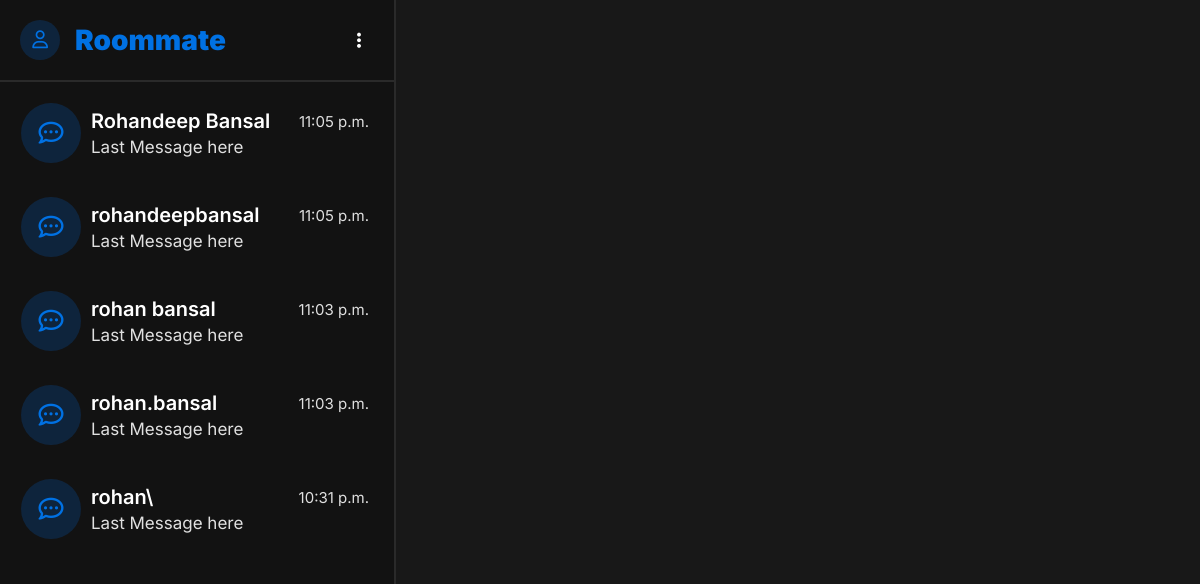
The app's page / (signed in), older data.
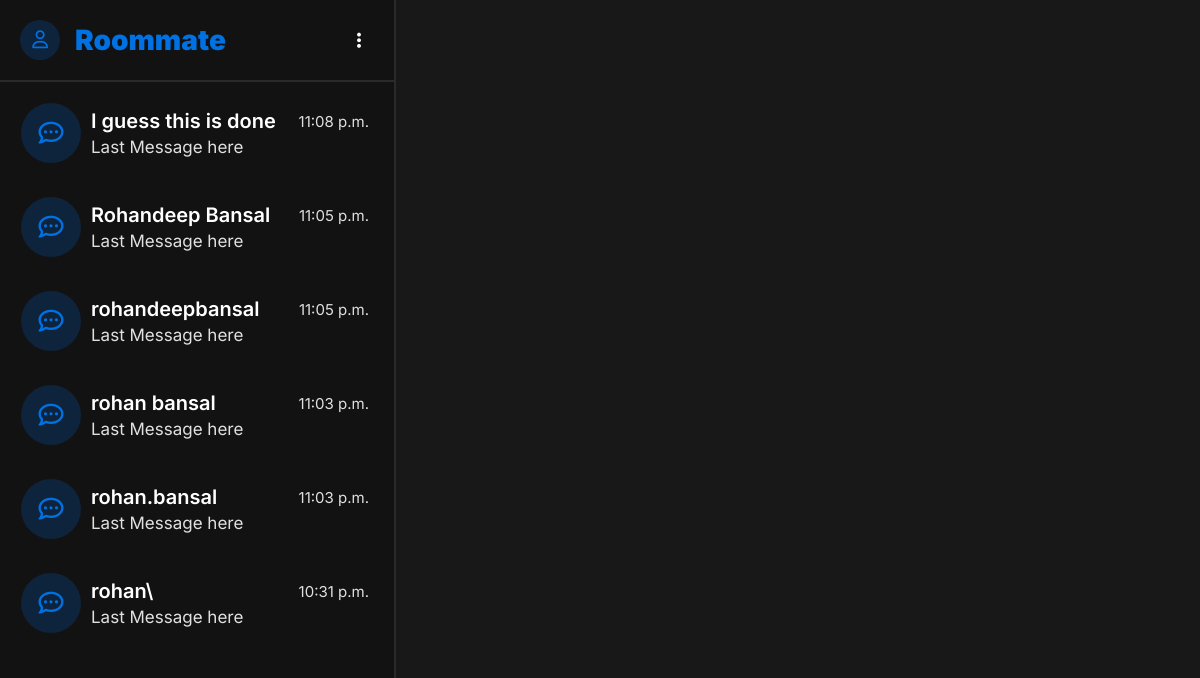
The same page, newer data.
### chat/models.py (models this page shows)
class Room(models.Model):
    name=models.CharField(max_length=15)
    time=models.TimeField(default=datetime.now, blank=True)

### chat/views.py (the view)
# urls.py: 2. Add a URL to urlpatterns:  path('', views.home, name='home')
def home(request): #restricts user to login or register if not already
    user=request.user
    if user.is_authenticated:
        rooms=reversed(Room.objects.all())
        return render(request, 'main.html', {'rooms': rooms})
    return redirect('auth')

### template/main.html (shortened to what this page needs)
{% load static %}
<!DOCTYPE html>
<html lang="en">
<head>
    <link rel="stylesheet" href="{% static 'css/style.css' %}">
    <link rel="stylesheet" href="{% static 'css/main.css' %}">
    <link rel="stylesheet" href="{% static 'css/menu.css' %}">
    <link rel="stylesheet" href="{% static 'css/new-room-dialog.css' %}">
</head>
<body>
    <div class="viewport-overlay">
        <div class="workspace">
            <aside class="roomlist">
                <section class="options-area">
                    <section class="left-wrapper">
                        <div class="profile-container">
                            <i class="far fa-user"></i>
                        </div>
                        <span class="app-name">Roommate</span>
                    </section>
                    <button id="more-btn">
                        <i class="fas fa-ellipsis-v"></i>
                    </button>
                </section>
                <section class="rooms-container">
                    {% for room in rooms %}
                    <ul class="roomlist">
                        <li class>
                            <section class="room-icon-container">
                                <i class="far fa-comment-dots"></i>
                            </section>
                            <section class="room-detailer">
                                <div class="about-room">
                                    <span class="room-name">{{room.name}}</span>
                                    <span class="timestamp">{{room.time}}</span>
                                </div>
                                <div class="message">Last Message here</div>
                            </section>
                        </li>
                    </ul>
                    {% endfor %}
                    <section style = "width: 100%; height: 100px;"></section>
                </section>
            </aside>
        </div>
    </div>
</body>
</html>

### static/css/style.css (style rules this page uses)
:root { --accent-primary: 0, 113, 227; --pale-bg: 42, 42, 42; --weak-bg: 36, 36, 36; --bg: 24, 24, 24; --strong-bg: 18, 18, 18; --pale-fg: 196, 196, 196; --weak-fg: 210, 210, 210; --fg: 224, 224, 224; --strong-fg: 255, 255, 255; }
* { margin: 0; padding: 0; box-sizing: border-box; font-family: 'Inter', -apple-system, Arial, Helvetica, system-ui, sans-serif; }
html, body { height: 100%; width: 100%; font-size: 18px; }

### static/css/main.css (style rules this page uses)
body { background: rgb(var(--pale-bg)); color: rgb(var(--strong-fg)); }
div.viewport-overlay { height: 100%; width: 100%; display: flex; flex-direction: row; justify-content: center; align-items: center; }
div.viewport-overlay div.workspace { max-width: 1600px; width: 100%; height: 100%; background-color: rgb(var(--bg)); display: flex; flex-direction: row; }
div.viewport-overlay div.workspace aside.roomlist { min-width: 360px; max-width: 480px; max-height: 100%; width: 33%; position: relative; background-color: rgb(var(--strong-bg)); border-right: 2px solid rgb(255, 255, 255, 0.1); }
aside.roomlist .options-area { display: flex; flex-direction: row; align-items: center; justify-content: space-between; padding: 20px; }
aside.roomlist .options-area section.left-wrapper { display: flex; flex-direction: row; align-items: center; }
aside.roomlist .options-area .profile-container { height: 40px; width: 40px; background: rgb(var(--accent-primary), 0.2); border-radius: 20px; display: flex; font-size: 18px; justify-content: center; align-items: center; color: rgb(var(--accent-primary)); }
aside.roomlist .options-area .app-name { font-weight: 900; font-size: 28px; color: rgb(var(--accent-primary)); margin-left: 15px; }
#more-btn { background: transparent; color: rgb(var(--strong-fg)); height: 30px; width: 30px; font-size: 18px; border-radius: 15px; border: 1px solid transparent; transition: 150ms; cursor: pointer; }
aside.roomlist section.rooms-container { border-top: 2px solid rgba(var(--strong-fg), 0.1); padding: 4px; overflow-y: auto; height: calc(100% - 80px); }
aside.roomlist section.rooms-container ul.roomlist { list-style-type: none; }
aside.roomlist section.rooms-container ul.roomlist li { display: grid; grid-template-columns: 60px 1fr; background: transparent; border: 1px solid transparent; padding: 16px; border-radius: 12px; transition: 150ms; }
section.rooms-container ul.roomlist li .room-icon-container { height: 60px; width: 60px; display: flex; justify-content: center; align-items: center; font-size: 25px; border-radius: 30px; background: rgb(var(--accent-primary), 0.2); color: rgb(var(--accent-primary)); }
section.rooms-container ul.roomlist li .room-detailer { display: flex; flex-direction: column; justify-content: space-between; width: 100%; padding: 6px 4px 6px 10px; }
ul.roomlist li .room-detailer .about-room { display: flex; flex-direction: row; align-items: center; justify-content: space-between; }
ul.roomlist li .room-detailer .about-room span.room-name { font-size: 20px; font-weight: 600; }
ul.roomlist li .room-detailer .about-room span.timestamp { font-size: 15px; color: rgb(var(--fg)); }
ul.roomlist li .room-detailer .message { font-size: 17px; color: rgb(var(--fg)); }

Row changes from the older to the newer data that the page shows:
added Room: name "I guess this is done", time "11:08 p.m."
